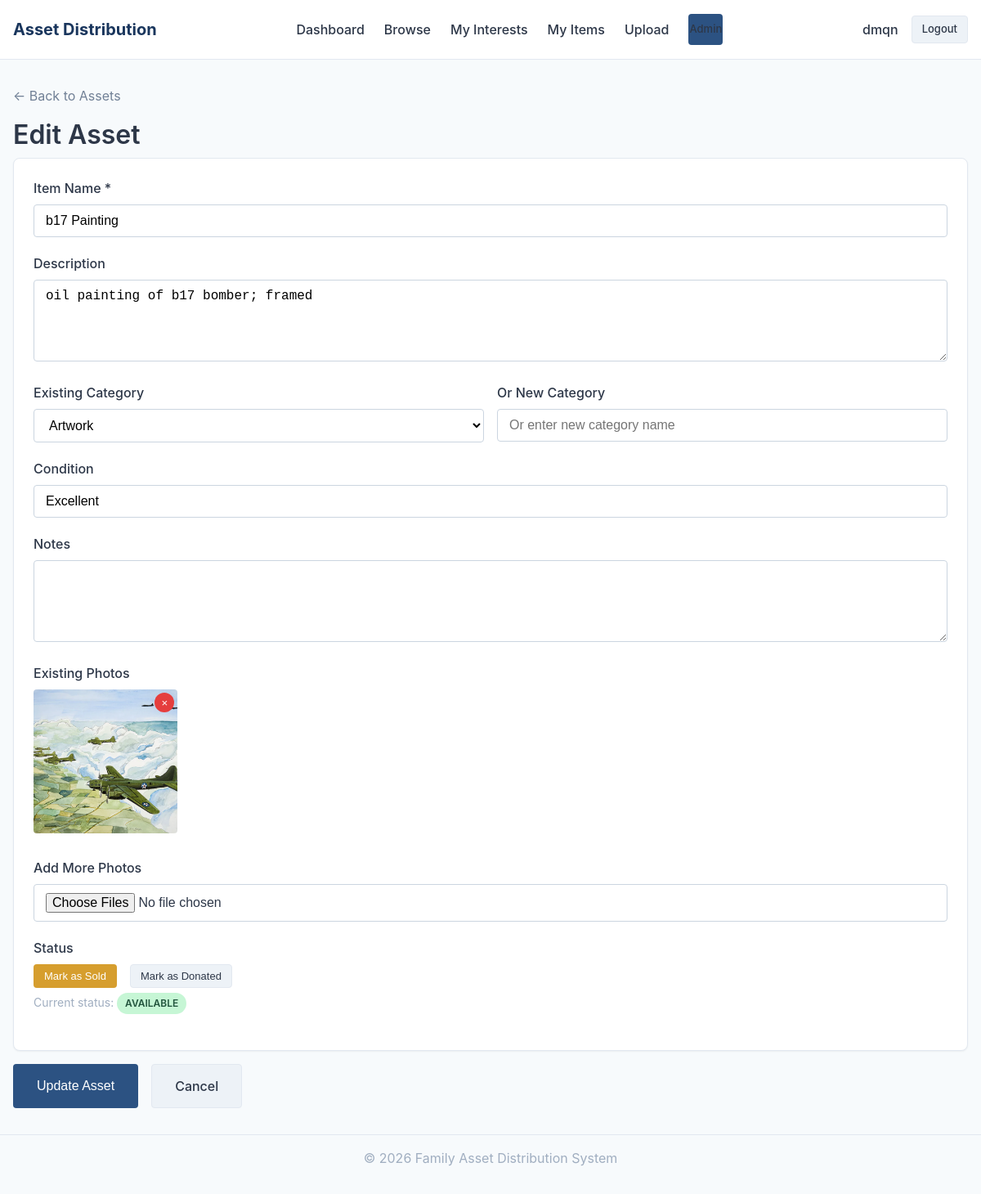
Screenshot of /admin-panel/assets/3/edit/ (signed in) with the database file from the repository.
### core/models.py (models this page shows, shortened)
class Asset(models.Model):
    STATUS_CHOICES = [
        ('available', 'Available'),
        ('claimed', 'Claimed'),
        ('sold', 'Sold'),
        ('donated', 'Donated'),
    ]
    name = models.CharField(max_length=200)
    description = models.TextField(blank=True)
    category = models.ForeignKey(Category, on_delete=models.PROTECT, related_name='assets')
    condition = models.CharField(max_length=100, blank=True)
    notes = models.TextField(blank=True)
    status = models.CharField(max_length=20, choices=STATUS_CHOICES, default='available')
    assigned_to = models.ForeignKey(
        User,
        on_delete=models.SET_NULL,
        null=True,
        blank=True,
        related_name='assigned_assets'
    )
    created_by = models.ForeignKey(
        User,
        on_delete=models.SET_NULL,
        null=True,
        blank=True,
        related_name='created_assets'
    )
    created_at = models.DateTimeField(auto_now_add=True)
    updated_at = models.DateTimeField(auto_now=True)
    class Meta:
        ordering = ['category__display_order', 'name']

class AssetPhoto(models.Model):
    asset = models.ForeignKey(Asset, on_delete=models.CASCADE, related_name='photos')
    image = models.ImageField(upload_to='assets/')
    upload_order = models.IntegerField(default=0)
    uploaded_at = models.DateTimeField(auto_now_add=True)
    class Meta:
        ordering = ['upload_order', 'uploaded_at']

### core/views.py (the view)
# urls.py: path('admin-panel/assets/<int:asset_id>/edit/', views.admin_edit_asset_view, name='admin_edit_asset'),
@admin_required
def admin_edit_asset_view(request, asset_id):
    asset = get_object_or_404(Asset, pk=asset_id)
    if request.method == 'POST':
        form = AssetForm(request.POST, instance=asset)
        if form.is_valid():
            form.save()
            for i, photo in enumerate(request.FILES.getlist('photos')):
                order = asset.photos.count() + i
                AssetPhoto.objects.create(asset=asset, image=photo, upload_order=order)
            messages.success(request, f'Asset "{asset.name}" has been updated!')
            return redirect('admin_assets')
    else:
        form = AssetForm(instance=asset)
    return render(request, 'admin/asset_form.html', {
        'form': form,
        'asset': asset,
        'categories': Category.objects.all(),
        'photos': asset.photos.all(),
    })

### core/forms.py (shortened to what this page needs)
class AssetForm(forms.ModelForm):
    new_category = forms.CharField(
        required=False,
        widget=forms.TextInput(attrs={
            'class': 'form-input',
            'placeholder': 'Or enter new category name',
        }),
        label='New Category',
    )
    class Meta:
        model = Asset
        fields = ['name', 'description', 'category', 'condition', 'notes']
        widgets = {
            'name': forms.TextInput(attrs={'class': 'form-input', 'placeholder': 'Item name'}),
            'description': forms.Textarea(attrs={'class': 'form-textarea', 'rows': 4}),
            'category': forms.Select(attrs={'class': 'form-select'}),
            'condition': forms.TextInput(attrs={'class': 'form-input', 'placeholder': 'e.g., Excellent, Good, Fair'}),
            'notes': forms.Textarea(attrs={'class': 'form-textarea', 'rows': 3}),
        }
    def __init__(self, *args, **kwargs):
        super().__init__(*args, **kwargs)
        self.fields['category'].required = False
        self.fields['category'].empty_label = 'Select existing category...'

### core/context_processors.py (called while the page is built)
def user_branch(request):
    branch = None
    if getattr(request, 'user', None) and request.user.is_authenticated:
        profile = getattr(request.user, 'profile', None)
        if profile:
            branch = profile.branch
    return {"user_branch": branch}

### core/models.py (called while the page is built)
    def __str__(self):
        return self.name

### core/views.py (called while the page is built)
def admin_required(view_func):
    return user_passes_test(lambda u: u.is_authenticated and u.is_staff, login_url='login')(view_func)

### templates/admin/asset_form.html (shortened to what this page needs)
{% extends 'base.html' %}
{% block content %}
<div class="mb-2">
    <a href="{% url 'admin_assets' %}" class="text-light">← Back to Assets</a>
</div>
<h1>{% if asset %}Edit Asset{% else %}Add New Asset{% endif %}</h1>
<form method="post" enctype="multipart/form-data" class="card">
    <div class="form-group">
        <label class="form-label">Item Name *</label>
        {{ form.name }}
    </div>
    <div class="form-group">
        <label class="form-label">Description</label>
        {{ form.description }}
    </div>
    <div style="display: grid; grid-template-columns: 1fr 1fr; gap: 1rem;">
        <div class="form-group">
            <label class="form-label">Existing Category</label>
            {{ form.category }}
        </div>
        <div class="form-group">
            <label class="form-label">Or New Category</label>
            {{ form.new_category }}
        </div>
    </div>
    <div class="form-group">
        <label class="form-label">Condition</label>
        {{ form.condition }}
    </div>
    <div class="form-group">
        <label class="form-label">Notes</label>
        {{ form.notes }}
    </div>
    {% if asset %}
    {% if photos %}
    <div class="form-group">
        <label class="form-label">Existing Photos</label>
        <div class="photo-gallery">
            {% for photo in photos %}
            <div style="position: relative;">
                <img src="{{ photo.image.url }}" alt="">
                <button type="button" onclick="deletePhoto({{ photo.id }})"
                        style="position: absolute; top: 4px; right: 4px; background: var(--color-danger); color: white; border: none; border-radius: 50%; width: 24px; height: 24px; cursor: pointer;">×</button>
            </div>
            {% endfor %}
        </div>
    </div>
    {% endif %}
    {% endif %}
    <div class="form-group">
        <label class="form-label">{% if asset %}Add More Photos{% else %}Photos{% endif %}</label>
        <input type="file" name="photos" multiple accept="image/*" class="form-input">
    </div>
    {% if asset %}
    <div class="form-group">
        <label class="form-label">Status</label>
        <div class="flex gap-2">
            <form method="post" action="{% url 'admin_mark_status' asset.id %}" style="display: inline;">
                <button type="submit" class="btn btn-sm btn-warning" {% if asset.status == 'sold' %}disabled{% endif %}>Mark as Sold</button>
            </form>
            <form method="post" action="{% url 'admin_mark_status' asset.id %}" style="display: inline;">
                <button type="submit" class="btn btn-sm btn-secondary" {% if asset.status == 'donated' %}disabled{% endif %}>Mark as Donated</button>
            </form>
        </div>
        <p class="form-help">Current status: <span class="badge badge-{{ asset.status }}">{{ asset.get_status_display }}</span></p>
    </div>
    {% endif %}
    <div class="flex gap-2">
        <button type="submit" class="btn btn-primary btn-lg">{% if asset %}Update{% else %}Add{% endif %} Asset</button>
        <a href="{% url 'admin_assets' %}" class="btn btn-secondary btn-lg">Cancel</a>
    </div>
</form>
{% endblock %}

### templates/base.html (shortened to what this page needs)
{% load static %}
<!DOCTYPE html>
<html lang="en">
<head>
    <link rel="stylesheet" href="{% static 'css/style.css' %}">
</head>
<body>
    <div class="page-wrapper">
        {% if user.is_authenticated %}
        <header class="header">
            <div class="container">
                <div class="header-inner">
                    <a href="{% url 'dashboard' %}" class="logo">Asset Distribution</a>
                    <nav class="nav">
                        <a href="{% url 'dashboard' %}" {% if request.resolver_match.url_name == 'dashboard' %}class="active"{% endif %}>Dashboard</a>
                        <a href="{% url 'browse_assets' %}" {% if request.resolver_match.url_name == 'browse_assets' %}class="active"{% endif %}>Browse</a>
                        <a href="{% url 'my_interests' %}" {% if request.resolver_match.url_name == 'my_interests' %}class="active"{% endif %}>My Interests</a>
                        <a href="{% url 'my_items' %}" {% if request.resolver_match.url_name == 'my_items' %}class="active"{% endif %}>My Items</a>
                        <a href="{% url 'upload_asset' %}" {% if request.resolver_match.url_name == 'upload_asset' %}class="active"{% endif %}>Upload</a>
                        {% if user.is_staff %}<a href="{% url 'admin_panel' %}" class="btn btn-sm btn-primary">Admin</a>{% endif %}
                    </nav>
                    <div class="user-info">
                        <span><strong class="user-name">{{ user.username }}</strong>{% if user_branch %} <span class="text-muted">({{ user_branch.name }})</span>{% endif %}</span>
                        <a href="{% url 'logout' %}" class="btn btn-sm btn-secondary">Logout</a>
                    </div>
                </div>
            </div>
        </header>
        {% endif %}
        <main class="main-content">
            <div class="container">
                {% block content %}{% endblock %}
            </div>
        </main>
        <footer style="padding: 1rem 0; text-align: center; color: var(--color-text-muted); border-top: 1px solid var(--color-border);">
            <div class="container"><p>&copy; 2026 Family Asset Distribution System</p></div>
        </footer>
    </div>
</body>
</html>

### static/css/style.css (style rules this page uses)
:root { --color-primary: #2c5282; --color-primary-dark: #1a365d; --color-primary-light: #4299e1; --color-secondary: #718096; --color-success: #38a169; --color-warning: #d69e2e; --color-danger: #e53e3e; --color-info: #3182ce; --color-bg: #f7fafc; --color-bg-white: #ffffff; --color-bg-light: #edf2f7; --color-bg-dark: #e2e8f0; --color-text: #2d3748; --color-text-light: #718096; --color-text-muted: #a0aec0; --color-border: #e2e8f0; --color-border-dark: #cbd5e0; --shadow-sm: 0 1px 2px 0 rgba(0, 0, 0, 0.05); --shadow-md: 0 4px 6px -1px rgba(0, 0, 0, 0.1); --shadow-lg: 0 10px 15px -3px rgba(0, 0, 0, 0.1); --radius-sm: 4px; --radius-md: 8px; --radius-lg: 12px; --font-family: -apple-system, BlinkMacSystemFont, 'Segoe UI', Roboto, 'Helvetica Neue', Arial, sans-serif; }
*, *::before, *::after { box-sizing: border-box; margin: 0; padding: 0; }
html { font-size: 16px; line-height: 1.5; }
body { font-family: var(--font-family); background-color: var(--color-bg); color: var(--color-text); min-height: 100vh; }
a { color: var(--color-primary); text-decoration: none; }
img { max-width: 100%; height: auto; }
h1, h2, h3, h4, h5, h6 { font-weight: 600; line-height: 1.25; margin-bottom: 0.5rem; }
h1 { font-size: 2rem; }
p { margin-bottom: 1rem; }
.text-light { color: var(--color-text-light); }
.container { max-width: 1200px; margin: 0 auto; padding: 0 1rem; }
.page-wrapper { min-height: 100vh; display: flex; flex-direction: column; }
.main-content { flex: 1; padding: 2rem 0; }
.header { background-color: var(--color-bg-white); border-bottom: 1px solid var(--color-border); padding: 1rem 0; position: sticky; top: 0; z-index: 100; }
.header-inner { display: flex; justify-content: space-between; align-items: center; }
.logo { font-size: 1.25rem; font-weight: 700; color: var(--color-primary-dark); }
.nav { display: flex; gap: 1.5rem; align-items: center; }
.nav a { color: var(--color-text); font-weight: 500; padding: 0.5rem 0; }
.user-info { display: flex; align-items: center; gap: 1rem; color: var(--color-text-light); }
.user-name { font-weight: 500; color: var(--color-text); }
.card { background-color: var(--color-bg-white); border: 1px solid var(--color-border); border-radius: var(--radius-md); padding: 1.5rem; margin-bottom: 1rem; box-shadow: var(--shadow-sm); }
.btn { display: inline-flex; align-items: center; justify-content: center; padding: 0.625rem 1.25rem; font-size: 0.875rem; font-weight: 500; border-radius: var(--radius-sm); border: 1px solid transparent; cursor: pointer; transition: all 0.15s ease; text-decoration: none; gap: 0.5rem; }
.btn-primary { background-color: var(--color-primary); color: white; }
.btn-secondary { background-color: var(--color-bg-light); color: var(--color-text); border-color: var(--color-border); }
.btn-warning { background-color: var(--color-warning); color: white; }
.btn-sm { padding: 0.375rem 0.75rem; font-size: 0.8125rem; }
.btn-lg { padding: 0.875rem 1.75rem; font-size: 1rem; }
.form-group { margin-bottom: 1.25rem; }
.form-label { display: block; font-weight: 500; margin-bottom: 0.5rem; color: var(--color-text); }
.form-input, .form-select, .form-textarea { width: 100%; padding: 0.625rem 0.875rem; font-size: 1rem; border: 1px solid var(--color-border-dark); border-radius: var(--radius-sm); background-color: var(--color-bg-white); transition: border-color 0.15s ease, box-shadow 0.15s ease; }
.form-textarea { resize: vertical; min-height: 100px; }
.form-help { font-size: 0.875rem; color: var(--color-text-muted); margin-top: 0.375rem; }
.badge { display: inline-block; padding: 0.25rem 0.625rem; font-size: 0.75rem; font-weight: 600; border-radius: 9999px; text-transform: uppercase; }
.badge-available { background-color: #c6f6d5; color: #22543d; }
.photo-gallery { display: grid; grid-template-columns: repeat(auto-fill, minmax(150px, 1fr)); gap: 0.75rem; margin-bottom: 1.5rem; }
.photo-gallery img { width: 100%; aspect-ratio: 1; object-fit: cover; border-radius: var(--radius-sm); cursor: pointer; transition: opacity 0.15s ease; }
.mb-2 { margin-bottom: 1rem; }
.flex { display: flex; }
.gap-2 { gap: 1rem; }

### rows the page displays
Asset: name "b17 Painting", description "oil painting of b17 bomber; framed", category "Artwork", condition "Excellent", status "AVAILABLE"
AssetPhoto: image (picture), {{ photo.id }} 2 (drawn)

### other values shown
{{ user.username }} "dmqn"
